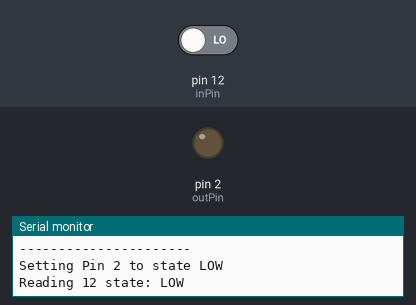
This sketch was run on a simulated Arduino Uno, built with avr-gcc and run on an emulated ATmega328P. Shown: output pins drawn as LEDs (lit = HIGH), the last lines printed to the serial monitor. The inputs (shaded band) are chosen by the test bench; at power-on: pin 12 (inPin) LOW.

Above: at 8.3 s.
8.4 s: pin 12 (inPin) driven HIGH
At 11.6 s:
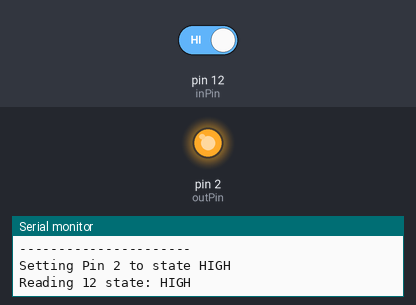
Timing chart, 0 to 22.1 s (numbered marks = the images above; inputs shaded):
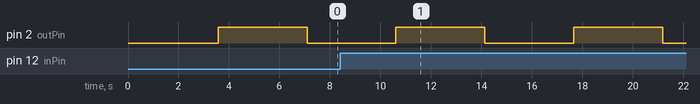

Measured:
- by itself, pin 2 (outPin): alternates HIGH for 3.5 s and LOW for 3.5 s

The sketch:

arduino_002.ino
```cpp
// -- variables
int outPin = 2;
int inPin = 12;
int state = -1; // -1 for LOW, 1 for HIGH

// -- exécuté une seule fois
void setup()
{
  Serial.begin(9600);

  // -- init des PINs
  pinMode(outPin, OUTPUT);
  pinMode(inPin, INPUT);

  // -- état initial
  digitalWrite(outPin, LOW);
  state = 0;

  while(!Serial);
  Serial.println("Setup complete");
}

// -- en boucle
void loop()
{
  state = state == -1 ? 1 : -1; // -- inversion de sens à chaque itération de boucle
  Serial.println("--- Nouvelle boucle...");
  Serial.println("state = " + String(state));
  Serial.println("----------------------");

  if(state == -1)
  {
    Serial.println( "Setting Pin " + String(outPin) + " to state LOW" );
    digitalWrite(outPin, LOW);
  }
  else
  {
    Serial.println( "Setting Pin " + String(outPin) + " to state HIGH" );
    digitalWrite(outPin, HIGH);
  }

  delay(500);

  String inState = digitalRead(inPin) == 1 ? "HIGH" : "LOW";
  Serial.println( "Reading " + String(inPin) + " state: " + inState );

  delay(3000);
}
```
